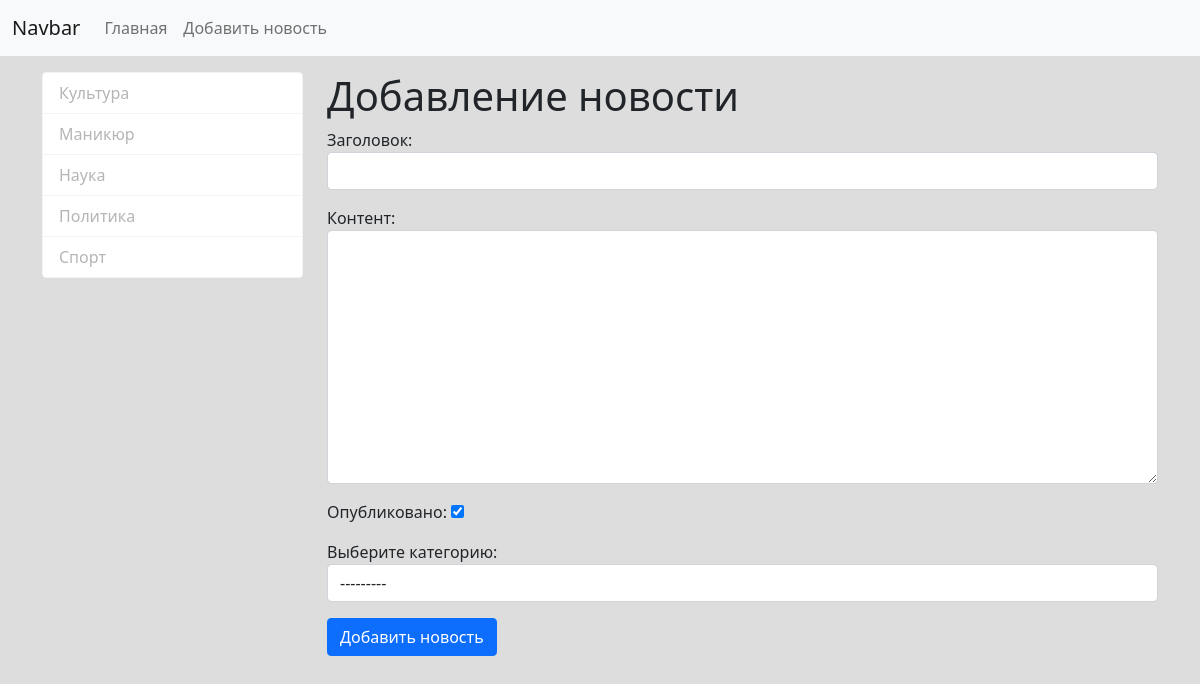
Page /news/news/add-news/ on the committed database.
### news/models.py (models this page shows)
class Category(models.Model):
    category_name = models.CharField(max_length=150, db_index=True, verbose_name='Наименование категории')
    def get_absolute_url(self):
        return reverse('news:category', kwargs={'category_pk': self.pk})
    def __str__(self):
        return self.category_name
    class Meta:
        verbose_name = 'Категория'
        verbose_name_plural = 'Категории'
        ordering = ['category_name']

### news/views.py (the view)
# urls.py: path('news/add-news/', views.add_news, name='add_news'),
def add_news(request):
    if request.method == 'POST':
        form = NewsForm(request.POST)
        if form.is_valid():
            news = form.save()
            return redirect(news)
    else:
        form = NewsForm()
    return render(request, 'news/add_news.html', {'form': form})

### news/forms.py
class NewsForm(forms.ModelForm):
    class Meta:
        model = News
        fields = ['title', 'content', 'is_published', 'category']
        widgets = {
            'title': forms.TextInput(attrs={'class': 'form-control'}),
            'content': forms.Textarea(attrs={'class': 'form-control', 'row': 5}),
            'category': forms.Select(attrs={'class': 'form-control'}),
        }
        labels = {
            'category': 'Выберите категорию'
        }

### news/templatetags/news_tags.py (called while the page is built)
@register.inclusion_tag('news/list_categories.html')
def show_categories(arg1='Hello', arg2='world.'):
    categories = Category.objects.all()
    return {'categories': categories, 'arg1': arg1, 'arg2':arg2 }

### news/templates/news/add_news.html (shortened to what this page needs)
{% extends 'base.html' %}
{% block sidebar %}
{% include 'inc/_sidebar.html' %}
{% endblock %}
{% block content %}
<h1>Добавление новости</h1>
<form action="{% url 'news:add_news' %}" method="POST">
    {{ form.as_p }}
    <button type="submit" class="btn btn-primary btn-block">Добавить новость</button>
</form>
{% endblock %}

### news/templates/news/list_categories.html
<div class="list-group">
    {% for item in categories %}
    <a href="{{ item.get_absolute_url }}" class="list-group-item list-group-item-action active"
       aria-current="true">{{ item.category_name }} </a>
    {% endfor %}
</div>

### mynews/static/css/style.css (style rules this page uses)
body { background-color: #dddddd; }
.list-group-item.active { z-index: 2; color: #b5b5b5; background-color: #ffffff; border-color: #f3f3f3; }

### rows in the picture
Category: category_name "Культура"
Category: category_name "Маникюр"
Category: category_name "Наука"
Category: category_name "Политика"
Category: category_name "Спорт"
